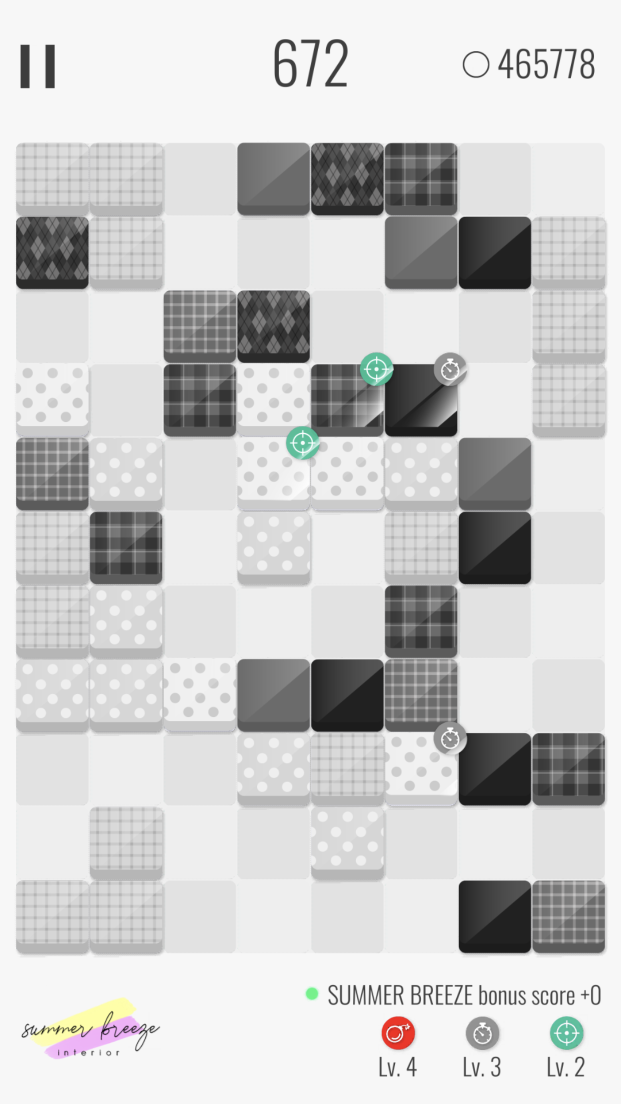
#> input picture sample/image/1.png, 1242 x 2208 px (shown at 1/2 size)
$ python test.py
#> lines starting #> are read from the running program, lines starting #| are printed output that depends on the picture; after the words box and inside, x2 and y2 are one past the last pixel; in counts of white or black regions, pixels touching at a corner belong together
import numpy as np
import cv2

# 게임 화면 불러오기, 이미지 가로/세로 비율 원본 이미지의 25%
img = cv2.resize(cv2.imread("./sample/image/1.png"), (0, 0), fx=0.25, fy=0.25)
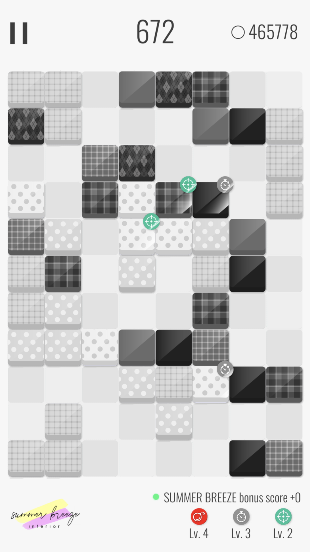
#> img: shape (552, 310, 3); mean B, G, R 204.6, 204.8, 204.8

# 불러온 화면 흑백 이미지로 변환
img_gray = cv2.cvtColor(img, cv2.COLOR_BGR2GRAY)


# 템플릿 매칭에 사용할 이미지 흑백으로 로드
template_origin = cv2.imread("./sample/image/1_brick.png", cv2.IMREAD_GRAYSCALE)
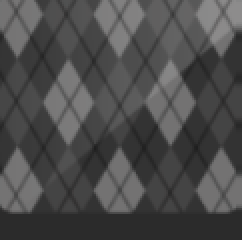
#> input picture sample/image/1_brick.png, 121 x 120 px (shown 2 times larger)
#> template_origin: shape (120, 121); min 30, max 140, mean 75.4

# 게임화면에 맞추기 위해 원본 이미지 크기의 25%로 변경
template = cv2.resize(template_origin, (0, 0), fx=0.25, fy=0.25)
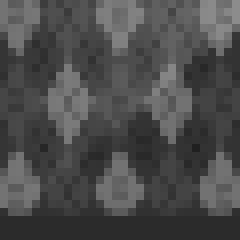
#> template: shape (30, 30) (shown 8 times larger); min 32, max 140, mean 75.5

# 템플릿 매칭에 사용할 이미지의 가로, 세로 길이
w, h = template.shape[::-1]
#> w = 30; h = 30
print(w, h)
#| 30 30

# 게임 이미지에 템플릿 매칭
res = cv2.matchTemplate(img_gray, template, cv2.TM_CCOEFF_NORMED)
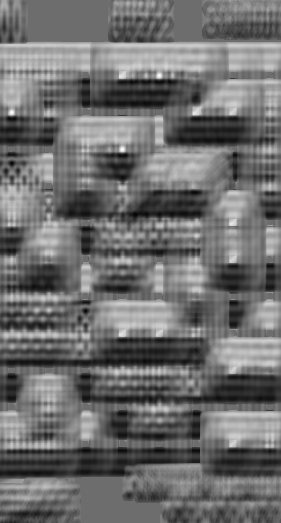
#> res: shape (523, 281) float32; min -0.491, max 0.656, mean 0.00676; drawn with min black and max white

# 60% 이상 매칭되는 영역 추출
loc = np.where(res >= 0.6)
#> loc = 15 positions, rows 74 to 150, columns 11 to 159

# 추출된 영역위치에 사각형 그리기
for pt in zip(*loc[::-1]):
    cv2.rectangle(img, pt, (pt[0] + w, pt[1] + h), (0, 0, 255))
#> this loop made 15 passes
#> pt on passes 1 to 12: (159, 74), (158, 75), (159, 75), (158, 76), (159, 76), (11, 111), (11, 112), (12, 112), (11, 113), (12, 113), (122, 148), (121, 149)
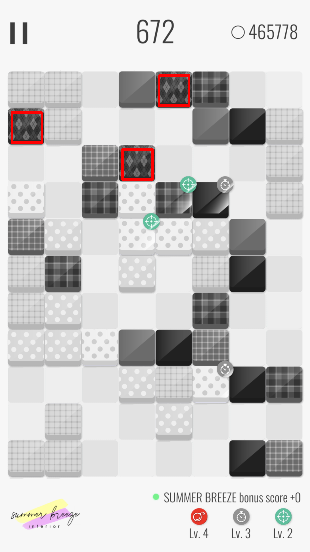
#> img: shape (552, 310, 3); 0.56% of pixels changed, all inside (x1, y1, x2, y2) = (11, 74, 190, 181)

# 게임 이미지 출력
cv2.imshow("img", img)

# 템플릿 매칭에 사용한 원본 이미지 출력 (가로/세로 2배 늘리기)
cv2.imshow("Target", cv2.resize(template_origin, (0, 0), fx=2, fy=2))


# 키 입력 대기 및 윈도우 닫기
cv2.waitKey(0)
cv2.destroyAllWindows()
